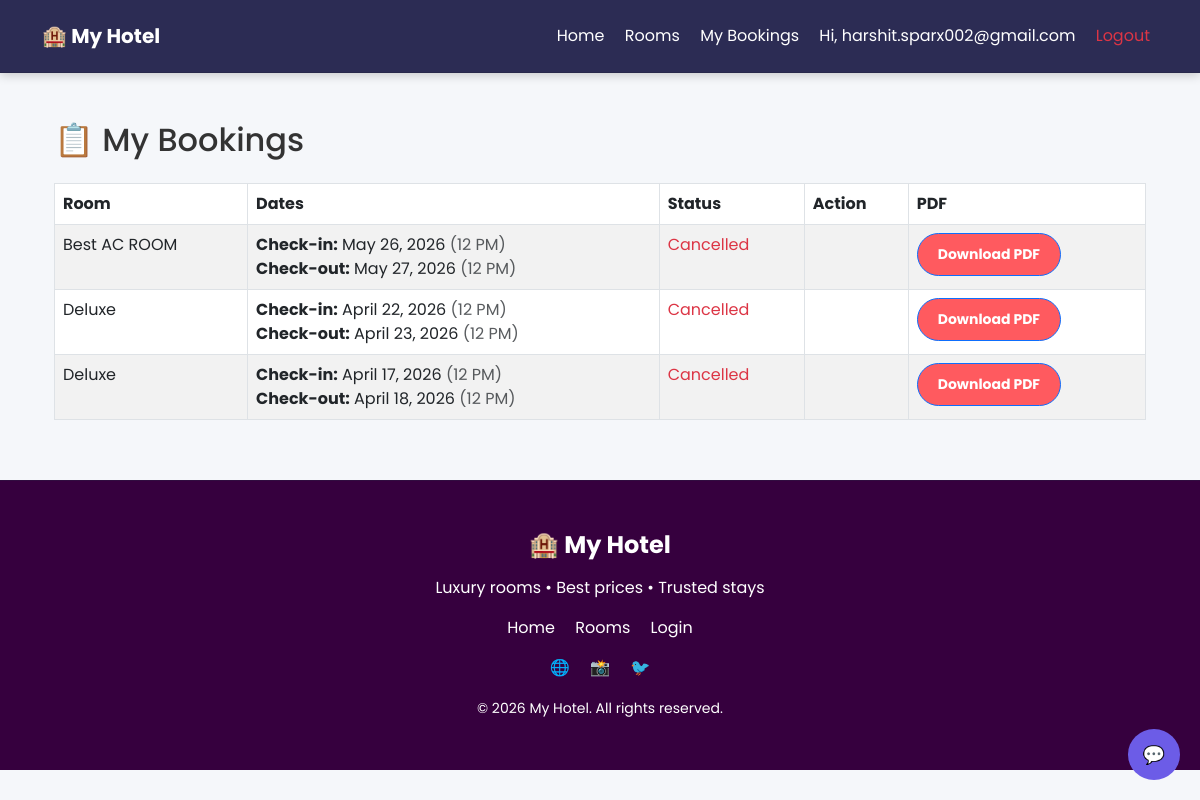
Page /my-bookings/ (signed in) on the committed database.
### hotel_project/booking/models.py (models this page shows, shortened)
class Booking(models.Model):
    STATUS_CHOICES = (
        ('Booked', 'Booked'),
        ('Cancelled', 'Cancelled'),
    )
    user = models.ForeignKey(User, on_delete=models.CASCADE)
    room = models.ForeignKey(Room, on_delete=models.CASCADE)
    name = models.CharField(max_length=100, null=True, blank=True)
    phone = models.CharField(max_length=15, null=True, blank=True)
    total_people = models.IntegerField(null=True, blank=True)
    id_proof = models.CharField(max_length=100, null=True, blank=True)
    check_in = models.DateField()
    check_out = models.DateField()
    status = models.CharField(max_length=20, choices=STATUS_CHOICES, default='Booked')  # ✅ NEW
    created_at = models.DateTimeField(auto_now_add=True)

class Room(models.Model):
    ROOM_TYPES = (
        ('AC', 'AC'),
        ('NON-AC', 'Non-AC'),
        ('DELUXE', 'Deluxe'),
    )
    name = models.CharField(max_length=100)
    room_type = models.CharField(max_length=20, choices=ROOM_TYPES)
    price = models.IntegerField()
    description = models.TextField(blank=True, null=True)
    features = models.TextField(blank=True, null=True)
    capacity = models.IntegerField(default=2)
    is_available = models.BooleanField(default=True)
    image = models.ImageField(upload_to='rooms/', blank=True, null=True)

### hotel_project/booking/views.py (the view)
# urls.py: path('my-bookings/', views.my_bookings, name='my_bookings'),
@login_required
def my_bookings(request):
    bookings = Booking.objects.filter(user=request.user).order_by('-created_at')
    return render(request, 'booking/my_bookings.html', {'bookings': bookings})

### hotel_project/booking/templates/booking/my_bookings.html (shortened to what this page needs)
{% extends 'booking/base.html' %}
{% block content %}
<div class="container mt-5">
    <h2 class="mb-4">📋 My Bookings</h2>
    <table class="table table-bordered table-striped">
        <thead>
            <tr>
                <th>Room</th>
                <th>Dates</th>
                <th>Status</th>
                <th>Action</th>
                <th>PDF</th>
            </tr>
        </thead>
        <tbody>
            {% for booking in bookings %}
            <tr>
                <td>{{ booking.room.name }}</td>
                <td>
    <b>Check-in:</b> {{ booking.check_in }} <span class="text-muted">(12 PM)</span><br>
    <b>Check-out:</b> {{ booking.check_out }} <span class="text-muted">(12 PM)</span>
</td>
                <td>
                    {% if booking.status == "Booked" %}
                        <span class="text-success">Booked</span>
                    {% else %}
                        <span class="text-danger">Cancelled</span>
                    {% endif %}
                </td>
                <td>
                </td>
                <td>
                    <a href="{% url 'download_pdf' booking.id %}" class="btn btn-primary btn-sm">
    Download PDF
</a></td>
            </tr>
            {% empty %}
            <tr>
                <td colspan="4" class="text-center">No bookings yet</td>
            </tr>
            {% endfor %}
        </tbody>
    </table>
</div>
{% endblock %}

### hotel_project/booking/templates/booking/base.html (shortened to what this page needs)
<!DOCTYPE html>
<html>
<head>
    {% load static %}
    <link href="https://cdn.jsdelivr.net/npm/bootstrap@5.3.0/dist/css/bootstrap.min.css" rel="stylesheet">
    {% if '/admin' not in request.path %}
    <link rel="stylesheet" href="{% static 'css/style.css' %}">
    {% endif %}
</head>
<body>
<div class="position-fixed top-0 end-0 p-3" style="z-index: 9999;">
</div>
<nav class="navbar navbar-expand-lg navbar-dark py-3">
  <div class="container">
    <a class="navbar-brand fw-bold" href="/">🏨 My Hotel</a>
    <div class="collapse navbar-collapse" id="navbarNav">
        <div class="ms-auto text-center">
            <a class="nav-link d-block d-lg-inline mx-2 text-white" href="/">Home</a>
            <a class="nav-link d-block d-lg-inline mx-2 text-white" href="/rooms/">Rooms</a>
            {% if user.is_authenticated %}
                <a class="nav-link d-block d-lg-inline mx-2 text-white" href="/my-bookings/">My Bookings</a>
                <span class="text-white d-block d-lg-inline mx-2">Hi, {{ user.username }}</span>
                <a class="nav-link d-block d-lg-inline mx-2 text-danger" href="/logout/">Logout</a>
            {% else %}
                <a class="nav-link d-block d-lg-inline mx-2 text-white" href="/login/">Login</a>
                <a class="nav-link d-block d-lg-inline mx-2 text-white" href="/signup/">Signup</a>
            {% endif %}
        </div>
    </div>
  </div>
</nav>
<div class="container mt-4">
    {% block content %}{% endblock %}
</div>
<div id="chat-toggle" onclick="toggleChat()">💬</div>
</body>
<footer style="background:#36003e; color:#ffffff; padding:50px 0; margin-top:60px; border-top:1px solid rgba(6, 130, 78, 0.1);">
    <div class="container text-center">
        <h4 class="fw-bold mb-3">🏨 My Hotel</h4>
        <p class="text-white">Luxury rooms • Best prices • Trusted stays </p>
        <div class="mb-3">
            <a href="/" class="text-white mx-2 footer-link">Home</a>
            <a href="/rooms/" class="text-white mx-2 footer-link">Rooms</a>
            <a href="/login/" class="text-white mx-2 footer-link">Login</a>
        </div>
        <div class="mb-3">
            <span class="mx-2">🌐</span>
            <span class="mx-2">📸</span>
            <span class="mx-2">🐦</span>
        </div>
        <small class="text-white">
            © 2026 My Hotel. All rights reserved.
        </small>
    </div>
</footer>
</html>

### hotel_project/booking/static/css/style.css (style rules this page uses)
.btn { background: #ff5a5f; color: white; padding: 10px 20px; border-radius: 5px; text-decoration: none; font-weight: bold; }
.navbar { box-shadow: 0 2px 10px rgba(0,0,0,0.2); position: relative; z-index: 10; }
body { margin: 0; }
* { pointer-events: auto; }

### hotel_project/booking/templates/booking/base.html (style rules this page uses)
body { font-family: 'Poppins', sans-serif; background: #f5f7fa; color: #333; }
.navbar { backdrop-filter: blur(10px); background: #2c2c54 !important; border-bottom: 1px solid rgba(0,0,0,0.1); }
.nav-link { transition: 0.3s; }
.container { animation: fadeIn 0.6s ease; }
.btn { border-radius: 25px; transition: 0.3s; }
#chat-toggle { position: fixed; bottom: 20px; right: 20px; background: #6c5ce7; color: white; padding: 12px 15px; border-radius: 50%; cursor: pointer; font-size: 18px; z-index: 9999; }
.footer-link { text-decoration: none; transition: 0.3s; }

### rows in the picture
Booking: room.name "Best AC ROOM", check_in "May 26, 2026", check_out "May 27, 2026", status "Cancelled"
Booking: room.name "Deluxe", check_in "April 22, 2026", check_out "April 23, 2026", status "Cancelled"
Booking: room.name "Deluxe", check_in "April 17, 2026", check_out "April 18, 2026", status "Cancelled"

### other values in the picture
{{ user.username }} "harshit.sparx002@gmail.com"
